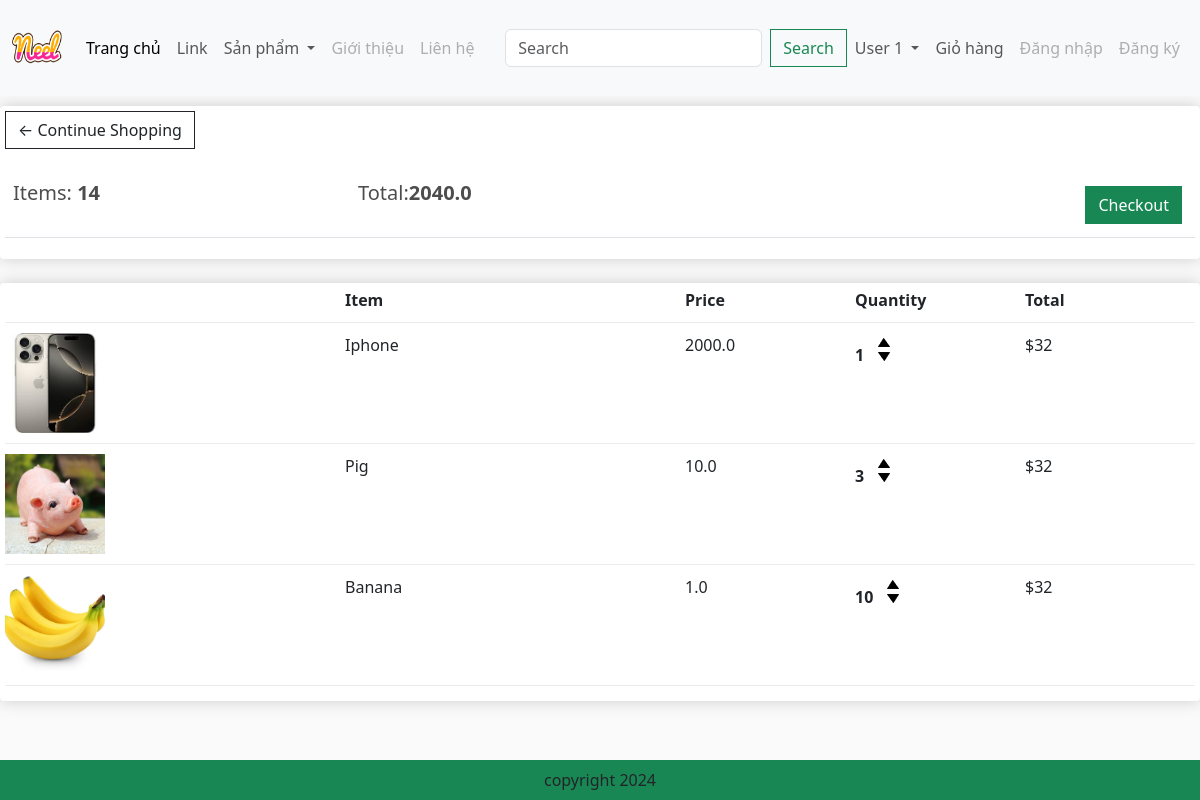
The app's page /cart/ (signed in) with its own data.
### app/models.py (models this page shows, shortened)
class Order(models.Model):
    customer = models.ForeignKey(Customer,on_delete=models.SET_NULL,blank=True,null=True)
    date_order = models.DateTimeField(auto_now_add=True)
    complete = models.BooleanField(default=False,null=True,blank=False)
    transaction_id = models.CharField(max_length=200,null=True)
    @property
    def get_cart_items(self):
        orderitems=self.orderitem_set.all()
        total=sum([item.quantity for item in orderitems])
        return total
    @property
    def get_cart_total(self):
        orderitems=self.orderitem_set.all()
        total=sum([item.get_total for item in orderitems])
        return total

class OrderItem(models.Model):
    product = models.ForeignKey(Product,on_delete=models.SET_NULL,blank=True,null=True)
    order = models.ForeignKey(Order,on_delete=models.SET_NULL,blank=True,null=True)
    quantity = models.IntegerField(default=0,null=True,blank=True)
    date_added = models.DateTimeField(auto_now_add=True)
    @property
    def get_total(self):
        total=self.product.price*self.quantity
        return total

class Product(models.Model):
    name = models.CharField(max_length=200,null=True)
    price = models.FloatField()
    digital = models.BooleanField(default=False,null=True,blank=False)
    image = models.ImageField(null=True,blank=True)
    @property
    def ImageURL(self):
        try:
            url = self.image.url
        except:
            url = ""
        return url

### app/views.py (the view)
# urls.py: path('cart/', views.cart, name = "cart"),
def cart(request):
    if request.user.is_authenticated:
        customer = request.user.customer
        order, created = Order.objects.get_or_create( customer = customer, complete = False)
        items = order.orderitem_set.all()
    else:
        items = []
        order = {'order.get_cart_items':0,'order.get_cart_total':0}
    context={'items': items, 'order':order}
    return render(request,'app/cart.html', context)

### app/templates/app/cart.html
{% extends 'app/base.html' %}
{% load static %}
{% block cart_content %}
<div class="row">
	<div class="col-lg-12">
		<div class="box-element">
			<a  class="btn btn-outline-dark" href="{% url 'home' %}">&#x2190; Continue Shopping</a>
			<br>
			<br>
			<table class="table">
				<tr>
					<th><h5>Items: <strong>{{order.get_cart_items}}</strong></h5></th>
					<th><h5>Total:<strong>{{order.get_cart_total}}</strong></h5></th>
					<th>
						<a  style="float:right; margin:5px;" class="btn btn-success" href="{% url 'checkout' %}">Checkout</a>
					</th>
				</tr>
			</table>
		</div>
		<br>
		<div class="box-element">
			<div class="cart-row">
				<div style="flex:2"></div>
				<div style="flex:2"><strong>Item</strong></div>
				<div style="flex:1"><strong>Price</strong></div>
				<div style="flex:1"><strong>Quantity</strong></div>
				<div style="flex:1"><strong>Total</strong></div>
			</div>
			{% for item in items %}
			<div class="cart-row">
				<div style="flex:2"><img class="row-image" src="{{item.product.ImageURL}}"></div>
				<div style="flex:2"><p>{{item.product.name}}</p></div>
				<div style="flex:1"><p>{{item.product.price}}</p></div>
				<div style="flex:1">
					<p class="quantity">{{item.quantity}}</p>
					<div class="quantity">
						<img class="chg-quantity" src="{% static  'app/images/arrow-up.png' %}">
						<img class="chg-quantity" src="{% static  'app/images/arrow-down.png' %}">
					</div>
				</div>
				<div style="flex:1"><p>$32</p></div>
			</div>
			{% endfor %}
		</div>
	</div>
</div>
{% endblock cart_content %}

### app/static/app/css/main.css (style rules this page uses)
body { background-color: hsl(0, 0%, 98%); }
h1,h2,h3,h4,h5,h6 { color:hsl(0, 0%, 30%); }
.box-element { box-shadow:hsl(0, 0%, 80%) 0 0 16px; background-color: #fff; border-radius: 4px; padding: 5px; }
.col-lg-3, .col-lg-4, .col-lg-6, .col-lg-8, .col-lg-12 { margin-top: 10px; }
.btn { border-radius: 0; }
.row-image { width: 100px; }
.cart-row { display: flex; align-items: flex-stretch; padding-bottom: 10px; margin-bottom: 10px; border-bottom: 1px solid #ececec; }
.quantity { display: inline-block; font-weight: 700; padding-right:10px; }
.chg-quantity { width: 12px; cursor: pointer; display: block; margin-top: 5px; transition:.1s; }

### records on screen
Order: get_cart_items "14", get_cart_total "2040.0"
OrderItem: product.ImageURL (picture), product.name "Iphone", product.price "2000.0", quantity "1"
OrderItem: product.ImageURL (picture), product.name "Pig", product.price "10.0", quantity "3"
OrderItem: product.ImageURL (picture), product.name "Banana", product.price "1.0", quantity "10"
